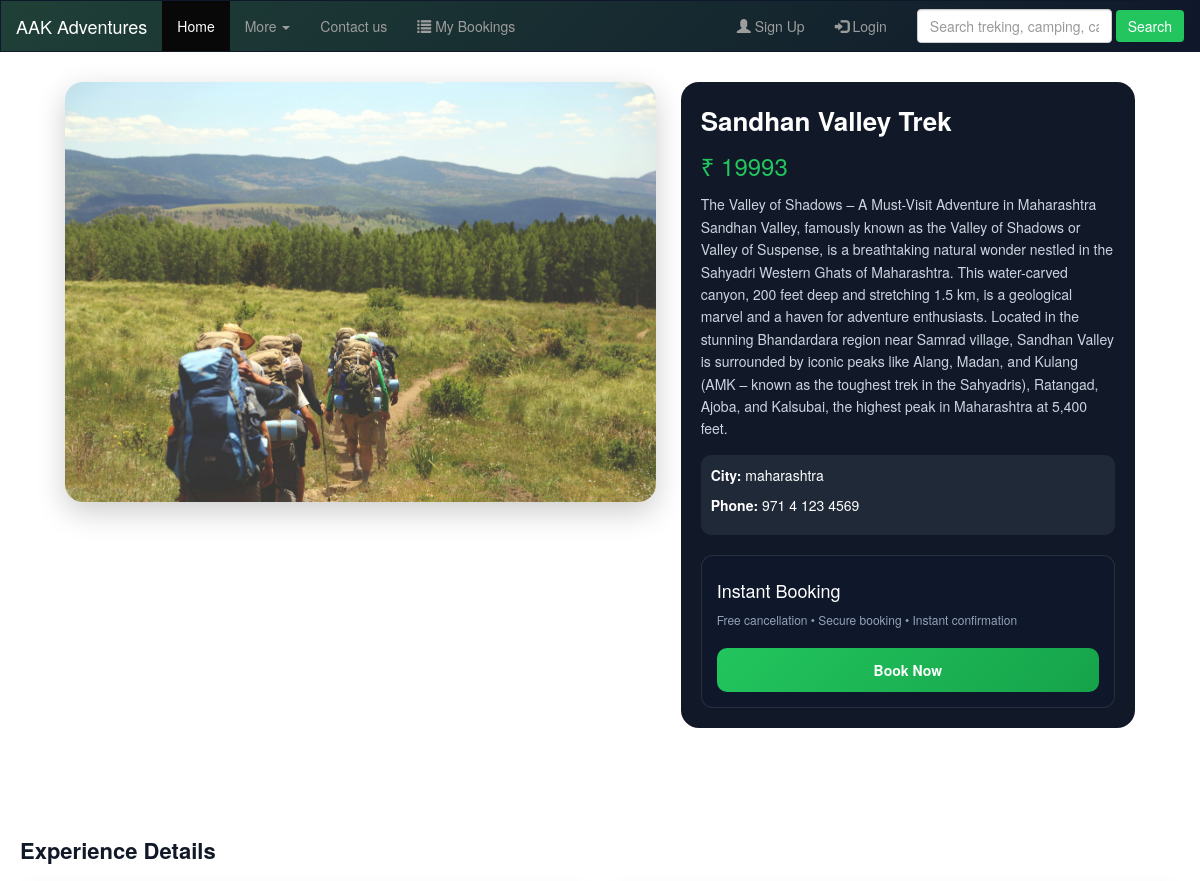
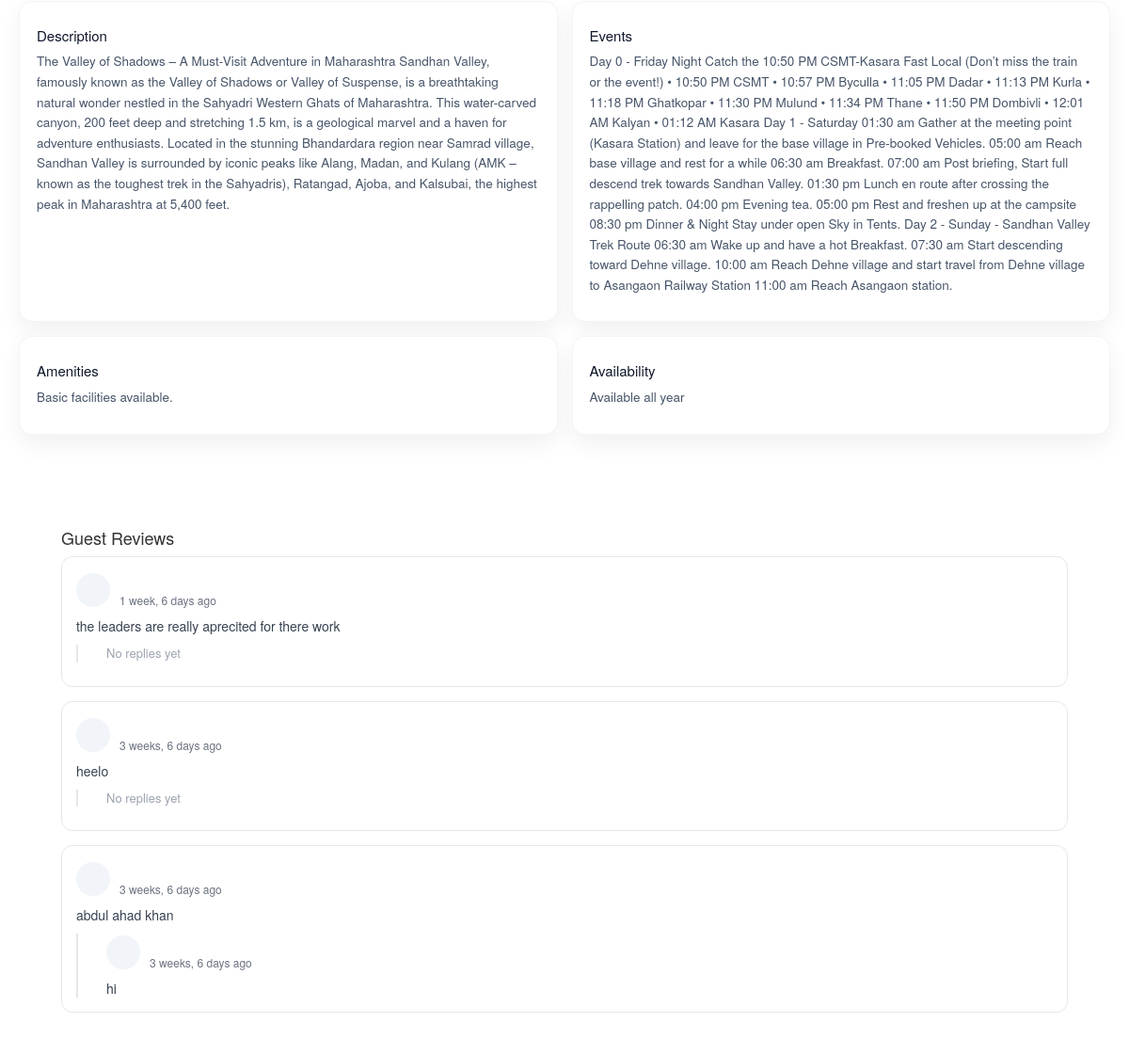
The app's page /detail/treking/1/ with its own data (2 pictures, top to bottom).
### apps/models.py (models this page shows, shortened)
class Treking(models.Model):
    name = models.CharField(max_length=100)
    country = models.ForeignKey(Country, on_delete=models.CASCADE)
    city = models.CharField(max_length=50)
    price = models.IntegerField()
    phone = models.CharField(max_length=15, null=True, blank=True)
    description = models.TextField()
    events = models.TextField(null=True, blank=True)
    image = models.ImageField(upload_to='treking/', null=True, blank=True)
    available_from = models.DateField(null=True, blank=True)
    available_to = models.DateField(null=True, blank=True)

class HotelComment(models.Model):
    user = models.ForeignKey(User, on_delete=models.CASCADE)
    item_type = models.CharField(max_length=20)
    item_id = models.IntegerField()
    parent = models.ForeignKey('self', null=True, blank=True, on_delete=models.CASCADE, related_name="replies")
    content = models.TextField()
    created_at = models.DateTimeField(auto_now_add=True)

### apps/views.py (the view)
# urls.py: path('detail/<str:type>/<int:pk>/', views.detail_page, name='detail-page'),
def detail_page(request, type, pk):
    if type == "camping":
        obj = Camping.objects.get(id=pk)
    elif type == "treking":
        obj = Treking.objects.get(id=pk)
    else:
        obj = Caravan.objects.get(id=pk)
    comments = HotelComment.objects.filter(
        item_type=type,
        item_id=pk,
        parent__isnull=True
    ).order_by('-created_at')
    return render(request, "apps/detail.html", {
        "obj": obj,
        "type": type,
        "comments": comments
    })

### apps/templates/apps/detail.html (shortened to what this page needs)
{% extends 'apps/base.html' %}
{% load static humanize %}
{% block extra_css %}
<link rel="stylesheet" href="{% static 'apps/detail.css' %}">
{% endblock %}
{% block main %}
<div class="container">
<div class="detail-wrapper">
    <div class="detail-img">
        <img src="{{ obj.image.url }}">
    </div>
    <div class="detail-info">
        <div class="title">{{ obj.name }}</div>
        <div class="price">₹ {{ obj.price }}</div>
        <p class="desc">{{ obj.description }} {{ obj.about }}</p>
        <div class="box">
            <p><b>City:</b> {{ obj.city }}</p>
            <p><b>Phone:</b> {{ obj.phone }}</p>
        </div>
        <div class="book-box">
            <h4>Instant Booking</h4>
            <p style="font-size:12px;color:#94a3b8;">
                Free cancellation • Secure booking • Instant confirmation
            </p>
            {% if user.is_authenticated %}
            <button class="book-btn" data-toggle="modal" data-target="#bookingModal">
            {% else %}
            <button class="book-btn" onclick="loginRequired()">
            {% endif %}
                Book Now
            </button>
        </div>
    </div>
</div>
</div>
<div class="info-section">
<h3 class="section-title">Experience Details</h3>
<div class="info-grid">
    <div class="info-card">
        <h4>Description</h4>
        <p>{{ obj.description }}</p>
    </div>
    <div class="info-card">
        <h4>Events</h4>
        <p>
            {% if obj.events %}
                {{ obj.events }}
            {% else %}
                Adventure activities included.
            {% endif %}
        </p>
    </div>
    <div class="info-card">
        <h4>Amenities</h4>
        <p>
            {% if obj.amenties %}
                {{ obj.amenties }}
            {% else %}
                Basic facilities available.
            {% endif %}
        </p>
    </div>
    <div class="info-card">
        <h4>Availability</h4>
        <p>
            {% if obj.available_from and obj.available_to %}
                {{ obj.available_from }} → {{ obj.available_to }}
            {% else %}
                Available all year
            {% endif %}
        </p>
    </div>
</div>
</div>
<div class="container reviews-section">
<h4 class="fw-bold mb-3">Guest Reviews</h4>
{% if comments %}
{% for comment in comments %}
<div class="review-card">
    <div class="review-header">
        <div class="review-avatar">
        </div>
        <div class="review-user">
            <strong>{{ comment.user.first_name }}</strong><br>
            <span class="review-time">
                {{ comment.created_at|naturaltime }}
            </span>
        </div>
    </div>
    <div class="review-text">
        {{ comment.content }}
    </div>
    <div class="reply-list">
        {% for reply in comment.replies.all %}
        <div class="review-header">
            <div class="review-avatar small">
            </div>
            <div class="review-user">
                <strong>{{ reply.user.first_name }}</strong><br>
                <span class="review-time">
                    {{ reply.created_at|naturaltime }}
                </span>
            </div>
        </div>
        <div class="review-text small">
            {{ reply.content }}
        </div>
        {% empty %}
        <p class="no-comment small">No replies yet</p>
        {% endfor %}
    </div>
</div>
{% endfor %}
{% else %}
<p class="no-comment">No comments yet.</p>
{% endif %}
</div>
{% endblock %}

### apps/static/apps/detail.css (style rules this page uses)
.container { max-width: 1100px; margin: auto; padding: 30px 15px; }
.detail-wrapper { display: grid; grid-template-columns: 1.3fr 1fr; gap: 25px; }
.detail-img img { width: 100%; height: 420px; object-fit: cover; border-radius: 18px; box-shadow: 0 10px 30px rgba(0,0,0,0.2); }
.detail-info { background: #111827; color: #fff; padding: 20px; border-radius: 18px; }
.title { font-size: 26px; font-weight: bold; margin-bottom: 10px; }
.price { font-size: 24px; color: #22c55e; margin-bottom: 10px; }
.desc { color: #cbd5e1; font-size: 14px; line-height: 1.6; }
.box { margin-top: 15px; padding: 10px; background: #1f2937; border-radius: 10px; }
.book-box { margin-top: 20px; padding: 15px; background: #0f172a; border-radius: 12px; border: 1px solid rgba(255,255,255,0.1); }
.book-btn { width: 100%; padding: 12px; background: linear-gradient(135deg, #22c55e, #16a34a); border: none; border-radius: 10px; color: #fff; font-weight: bold; margin-top: 10px; }
.info-section { margin-top: 40px; padding: 20px; }
.section-title { font-size: 22px; font-weight: bold; margin-bottom: 20px; color: #111827; }
.info-grid { display: grid; grid-template-columns: repeat(2, 1fr); gap: 15px; }
.info-card { background: #ffffff; border-radius: 14px; padding: 18px; box-shadow: 0 10px 25px rgba(0,0,0,0.06); border: 1px solid #f1f5f9; transition: 0.3s; }
.info-card h4 { font-size: 15px; margin-bottom: 8px; color: #0f172a; }
.info-card p { font-size: 13.5px; color: #475569; line-height: 1.6; }
.reviews-section { margin-top: 40px; }
.review-card { background: #ffffff; border: 1px solid #e5e7eb; border-radius: 12px; padding: 15px; margin-bottom: 15px; }
.review-header { display: flex; align-items: center; margin-bottom: 8px; }
.review-avatar { width: 36px; height: 36px; border-radius: 50%; background: #f1f5f9; display: flex; align-items: center; justify-content: center; font-weight: 600; color: #374151; }
.review-user { margin-left: 10px; }
.review-time { font-size: 12px; color: #6b7280; }
.review-text { font-size: 14px; color: #374151; margin-top: 5px; }
.reply-list { margin-top: 10px; padding-left: 30px; border-left: 2px solid #e5e7eb; }
.no-comment { color: #9ca3af; font-size: 13px; }

### records on screen
Treking: image (picture), name "Sandhan Valley Trek", price "19993", description "The Valley of Shadows – A Must-Visit Adventure in Maharashtra Sandhan Valley, famously known as the Valley of Shadows or Valley of Suspense, is a breathtaking natural wonder nestled in the Sahyadri Western Ghats of Maharashtra. This water-carved canyon, 200 feet deep and stretching 1.5 km, is a geological marvel and a haven for adventure enthusiasts. Located in the stunning Bhandardara region near Samrad village, Sandhan Valley is surrounded by iconic peaks like Alang, Madan, and Kulang (AMK – known as the toughest trek in the Sahyadris), Ratangad, Ajoba, and Kalsubai, the highest peak in Maharashtra at 5,400 feet.", city "maharashtra", phone "971 4 123 4569", events "Day 0 - Friday Night Catch the 10:50 PM CSMT-Kasara Fast Local (Don’t miss the train or the event!) • 10:50 PM CSMT • 10:57 PM Byculla • 11:05 PM Dadar • 11:13 PM Kurla • 11:18 PM Ghatkopar • 11:30 PM Mulund • 11:34 PM Thane • 11:50 PM Dombivli • 12:01 AM Kalyan • 01:12 AM Kasara Day 1 - Saturday 01:30 am Gather at the meeting point (Kasara Station) and leave for the base village in Pre-booked Vehicles. 05:00 am Reach base village and rest for a while 06:30 am Breakfast. 07:00 am Post briefing, Start full descend trek towards Sandhan Valley. 01:30 pm Lunch en route after crossing the rappelling patch. 04:00 pm Evening tea. 05:00 pm Rest and freshen up at the campsite 08:30 pm Dinner & Night…"
HotelComment: created_at "1 week, 6 days ago", content "the leaders are really aprecited for there work"
HotelComment: created_at "3 weeks, 6 days ago", content "heelo"
HotelComment: created_at "3 weeks, 6 days ago", content "abdul ahad khan"
HotelComment: created_at "3 weeks, 6 days ago", content "hi"
